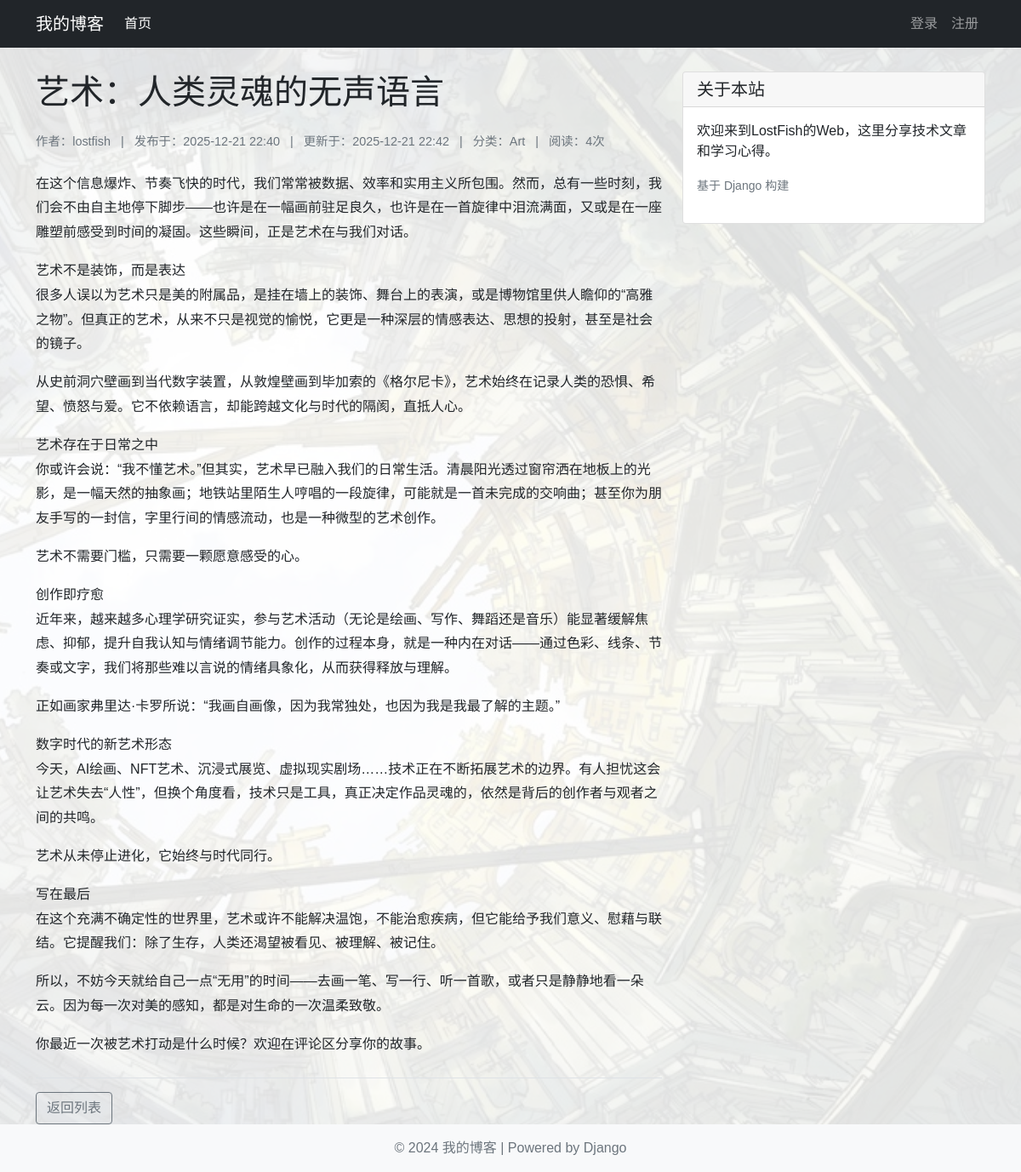
The app's page /post/1/ with its own data.
### blog/models.py (models this page shows, shortened)
class Post(models.Model):
    title = models.CharField('标题', max_length=200)
    content = models.TextField('内容')
    excerpt = models.CharField('摘要', max_length=200, blank=True)
    created = models.DateTimeField('创建时间', default=timezone.now)
    updated = models.DateTimeField('更新时间', auto_now=True)
    category = models.ForeignKey(Category, verbose_name='分类', on_delete=models.CASCADE)
    tags = models.ManyToManyField(Tag, verbose_name='标签', blank=True)
    author = models.ForeignKey(User, verbose_name='作者', on_delete=models.CASCADE,
                               null=True, blank=True)
    views = models.PositiveIntegerField('阅读量', default=0)
    def increase_views(self):
        self.views += 1
        self.save(update_fields=['views'])
    class Meta:
        verbose_name = '文章'
        verbose_name_plural = '文章'
        ordering = ['-created']

class Category(models.Model):
    name = models.CharField('分类名', max_length=100)
    class Meta:
        verbose_name = '分类'
        verbose_name_plural = '分类'

### blog/views.py (the view)
# urls.py: path('post/<int:pk>/', views.post_detail, name='post_detail'),
def post_detail(request, pk):
    post = get_object_or_404(Post, pk=pk)
    post.increase_views()  # 增加阅读量
    return render(request, 'blog/detail.html', {'post': post})

### templates/blog/detail.html (shortened to what this page needs)
{% extends 'base.html' %}
{% block content %}
<article>
    <h1 class="mb-4">{{ post.title }}</h1>
    <div class="post-meta mb-4">
        <span>作者：{{ post.author.username }}</span>
        <span class="mx-2">|</span>
        <span>发布于：{{ post.created|date:"Y-m-d H:i" }}</span>
        <span class="mx-2">|</span>
        <span>更新于：{{ post.updated|date:"Y-m-d H:i" }}</span>
        <span class="mx-2">|</span>
        <span>分类：{{ post.category.name }}</span>
        <span class="mx-2">|</span>
        <span>阅读：{{ post.views }}次</span>
    </div>
    <div class="post-content mb-4">
        {{ post.content|linebreaks }}
    </div>
    <div class="border-top pt-3">
        <a href="{% url 'index' %}" class="btn btn-outline-secondary">返回列表</a>
    </div>
</article>
{% endblock %}

### static/css/style.css (style rules this page uses)
html body { background-image: url('../images/background.jpg'); background-size: cover; background-position: center center; background-repeat: no-repeat; background-attachment: fixed; min-height: 100vh; position: relative; background-color: transparent !important; }
html body::before { content: ''; position: fixed; top: 0; left: 0; width: 100%; height: 100%; background-color: rgba(255, 255, 255, 0.85); z-index: -1; }

### records on screen
Post: title "艺术：人类灵魂的无声语言", author.username "lostfish", created "2025-12-21 22:40", updated "2025-12-21 22:42", category.name "Art", views "4", content "在这个信息爆炸、节奏飞快的时代，我们常常被数据、效率和实用主义所包围。然而，总有一些时刻，我们会不由自主地停下脚步——也许是在一幅画前驻足良久，也许是在一首旋律中泪流满面，又或是在一座雕塑前感受到时间的凝固。这些瞬间，正是艺术在与我们对话。 艺术不是装饰，而是表达 很多人误以为艺术只是美的附属品，是挂在墙上的装饰、舞台上的表演，或是博物馆里供人瞻仰的“高雅之物”。但真正的艺术，从来不只是视觉的愉悦，它更是一种深层的情感表达、思想的投射，甚至是社会的镜子。 从史前洞穴壁画到当代数字装置，从敦煌壁画到毕加索的《格尔尼卡》，艺术始终在记录人类的恐惧、希望、愤怒与爱。它不依赖语言，却能跨越文化与时代的隔阂，直抵人心。 艺术存在于日常之中 你或许会说：“我不懂艺术。”但其实，艺术早已融入我们的日常生活。清晨阳光透过窗帘洒在地板上的光影，是一幅天然的抽象画；地铁站里陌生人哼唱的一段旋律，可能就是一首未完成的交响曲；甚至你为朋友手写的一封信，字里行间的情感流动，也是一种微型的艺术创作。 艺术不需要门槛，只需要一颗愿意感受的心。 创作即疗愈 近年来，越来越多心理学研究证实，参与艺术活动（无论是绘画、写作、舞蹈还是音乐）能显著缓解焦虑、抑郁，提升自我认知与情绪调节能力。创作的过程本身，就是一种内在对话——通过色彩、线条、节奏或文字，我们将那些难以言说的情绪具象化，从而获得释放与理解。 正如画家弗里达·卡罗所说：“我画自画像，因为我常独处，也因为我是我最了解的主题。” 数字时代的新艺术形态…"
